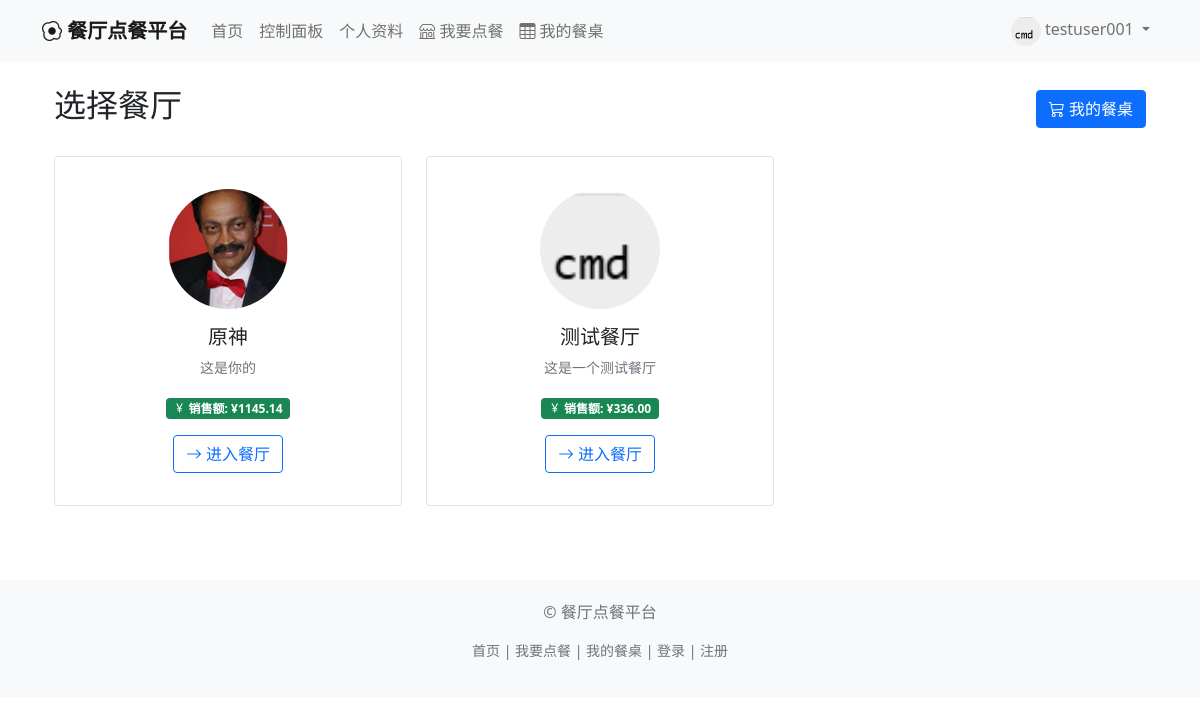
/restaurants (signed in), run on an earlier commit of the app's database.
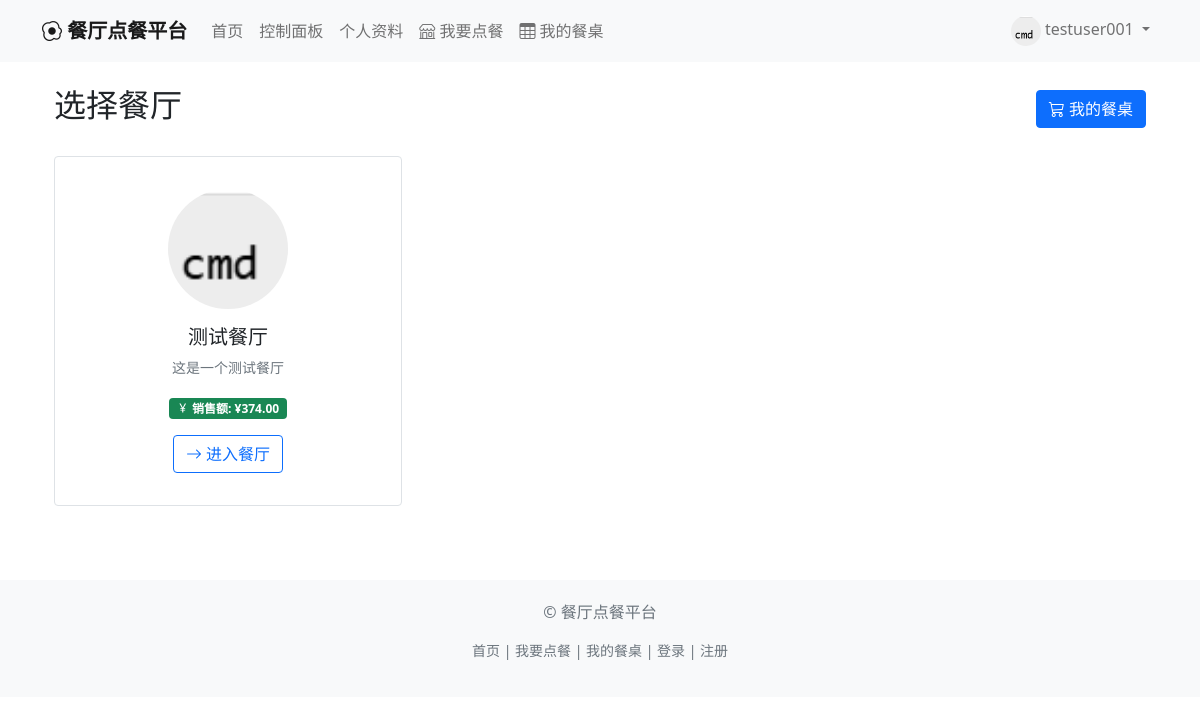
And on a later commit of the database.
### app/models.py (models this page shows, shortened)
class User(UserMixin, db.Model):
    id = db.Column(db.Integer, primary_key=True)
    username = db.Column(db.String(64), unique=True, nullable=False, index=True)
    email = db.Column(db.String(120), unique=True, nullable=False, index=True)
    password_hash = db.Column(db.String(256), nullable=False)
    avatar_path = db.Column(db.String(200), default='default_avatar.png')
    created_at = db.Column(db.DateTime, default=datetime.utcnow)
    is_active = db.Column(db.Boolean, default=True)
    role = db.Column(db.String(20), default='customer')  # 'customer' 或 'owner'
    restaurant = db.relationship('Restaurant', backref='owner', uselist=False, lazy=True)
    orders = db.relationship('Order', backref='customer', lazy='dynamic')
    blacklisted_by = db.relationship('Blacklist', backref='user', lazy='dynamic')

class Restaurant(db.Model):
    id = db.Column(db.Integer, primary_key=True)
    name = db.Column(db.String(100), unique=True, nullable=False, index=True)
    logo_path = db.Column(db.String(200), default='default_logo.png')
    description = db.Column(db.Text)
    owner_id = db.Column(db.Integer, db.ForeignKey('user.id'), nullable=False)
    created_at = db.Column(db.DateTime, default=datetime.utcnow)
    total_sales = db.Column(db.Float, default=0.0)  # 餐厅总销售额，用于排序
    categories = db.relationship('Category', backref='restaurant', lazy='dynamic', cascade='all, delete-orphan')
    dishes = db.relationship('Dish', backref='restaurant', lazy='dynamic', cascade='all, delete-orphan')
    orders = db.relationship('Order', backref='restaurant', lazy='dynamic')
    blacklist = db.relationship('Blacklist', backref='restaurant', lazy='dynamic', cascade='all, delete-orphan')

### app/routes/main.py (the view)
@main_bp.route('/restaurants')
@login_required
def restaurants():
    restaurants_list = Restaurant.query.order_by(desc(Restaurant.total_sales)).all()
    if 'cart' not in session:
        session['cart'] = {}
    return render_template('restaurants.html',
                         title='选择餐厅',
                         restaurants=restaurants_list)

### app/templates/restaurants.html (shortened to what this page needs)
{% extends "base.html" %}
{% block content %}
<div class="container mt-4">
    <div class="d-flex justify-content-between align-items-center mb-4">
        <h2>选择餐厅</h2>
        <div>
            <a href="{{ url_for('main.my_table') }}" class="btn btn-primary position-relative">
                <i class="bi bi-cart3"></i> 我的餐桌
            </a>
        </div>
    </div>
    <div class="row">
        {% for restaurant in restaurants %}
        <div class="col-md-6 col-lg-4 mb-4">
            <div class="card h-100 restaurant-card" onclick="window.location='{{ url_for('main.restaurant_menu', restaurant_id=restaurant.id) }}'" style="cursor: pointer;">
                <div class="card-body text-center">
                    <div class="mb-3">
                        <img src="{{ url_for('static', filename='uploads/logos/' + restaurant.logo_path) }}"
                             alt="{{ restaurant.name }}"
                             class="rounded-circle"
                             style="width: 120px; height: 120px; object-fit: cover;">
                    </div>
                    <h5 class="card-title">{{ restaurant.name }}</h5>
                    {% if restaurant.description %}
                    <p class="card-text text-muted small">{{ restaurant.description|truncate(60) }}</p>
                    {% endif %}
                    <div class="mt-3">
                        <span class="badge bg-success">
                            <i class="bi bi-currency-yen"></i> 销售额: ¥{{ "%.2f"|format(restaurant.total_sales or 0) }}
                        </span>
                    </div>
                    <button class="btn btn-outline-primary mt-3" onclick="event.stopPropagation(); window.location='{{ url_for('main.restaurant_menu', restaurant_id=restaurant.id) }}'">
                        <i class="bi bi-arrow-right"></i> 进入餐厅
                    </button>
                </div>
            </div>
        </div>
        {% else %}
        <div class="col-12 text-center py-5">
            <i class="bi bi-shop display-1 text-muted"></i>
            <h4 class="mt-3">暂无餐厅</h4>
            <p class="text-muted">当前没有可用的餐厅</p>
        </div>
        {% endfor %}
    </div>
</div>
{% endblock %}

### app/templates/base.html (shortened to what this page needs)
<!DOCTYPE html>
<html lang="zh-CN">
<head>
    <link href="https://cdn.jsdelivr.net/npm/bootstrap@5.1.3/dist/css/bootstrap.min.css" rel="stylesheet">
    <link rel="stylesheet" href="https://cdn.jsdelivr.net/npm/bootstrap-icons@1.8.1/font/bootstrap-icons.css">
</head>
<body>
    <nav class="navbar navbar-expand-lg navbar-light bg-light">
        <div class="container">
            <a class="navbar-brand" href="{{ url_for('main.index') }}">
                <i class="bi bi-egg-fried"></i> 餐厅点餐平台
            </a>
            <div class="collapse navbar-collapse" id="navbarNav">
                <ul class="navbar-nav me-auto">
                    <li class="nav-item">
                        <a class="nav-link" href="{{ url_for('main.index') }}">首页</a>
                    </li>
                    {% if current_user.is_authenticated %}
                    <li class="nav-item">
                        <a class="nav-link" href="{{ url_for('main.dashboard') }}">控制面板</a>
                    </li>
                    <li class="nav-item">
                        <a class="nav-link" href="{{ url_for('auth.profile') }}">个人资料</a>
                    </li>
                    <li class="nav-item">
                        <a class="nav-link" href="{{ url_for('main.restaurants') }}">
                            <i class="bi bi-shop"></i> 我要点餐
                        </a>
                    </li>
                    <li class="nav-item">
                        <a class="nav-link" href="{{ url_for('main.my_table') }}">
                            <i class="bi bi-table"></i> 我的餐桌
                        </a>
                    </li>
                    {% endif %}
                </ul>
                <ul class="navbar-nav">
                    {% if current_user.is_authenticated %}
                    <li class="nav-item dropdown">
                        <a class="nav-link dropdown-toggle" href="#" id="navbarDropdown" role="button" data-bs-toggle="dropdown">
                            <img src="{{ url_for('static', filename='uploads/avatars/' + current_user.avatar_path) }}"
                                 alt="头像" class="rounded-circle" width="30" height="30">
                            {{ current_user.username }}
                        </a>
                    </li>
                    {% endif %}
                </ul>
            </div>
        </div>
    </nav>
    <main class="container mt-4">
        {% block content %}{% endblock %}
    </main>
    <footer class="footer">
        <div class="container text-center">
            <p class="text-muted">© 餐厅点餐平台</p>
            <p class="text-muted small">
                <a href="{{ url_for('main.index') }}" class="text-decoration-none text-muted">首页</a> |
                {% if current_user.is_authenticated %}
                <a href="{{ url_for('main.restaurants') }}" class="text-decoration-none text-muted">我要点餐</a> |
                <a href="{{ url_for('main.my_table') }}" class="text-decoration-none text-muted">我的餐桌</a> |
                {% endif %}
                <a href="{{ url_for('auth.login') }}" class="text-decoration-none text-muted">登录</a> |
                <a href="{{ url_for('auth.register') }}" class="text-decoration-none text-muted">注册</a>
            </p>
        </div>
    </footer>
</body>
</html>

### app/templates/base.html (style rules this page uses)
.navbar-brand { font-weight: bold; }
.footer { margin-top: 50px; padding: 20px 0; background-color: #f8f9fa; }

### app/templates/restaurants.html (style rules this page uses)
.restaurant-card { transition: all 0.3s ease; border: 1px solid #dee2e6; }
.restaurant-card .card-body { padding: 2rem 1.5rem; }

What changed in the data, as far as the page shows it:
removed Restaurant: logo_path (picture), name "原神", description "这是你的", total_sales "1145.14"
changed Restaurant "测试餐厅": total_sales "336.00" → "374.00"
